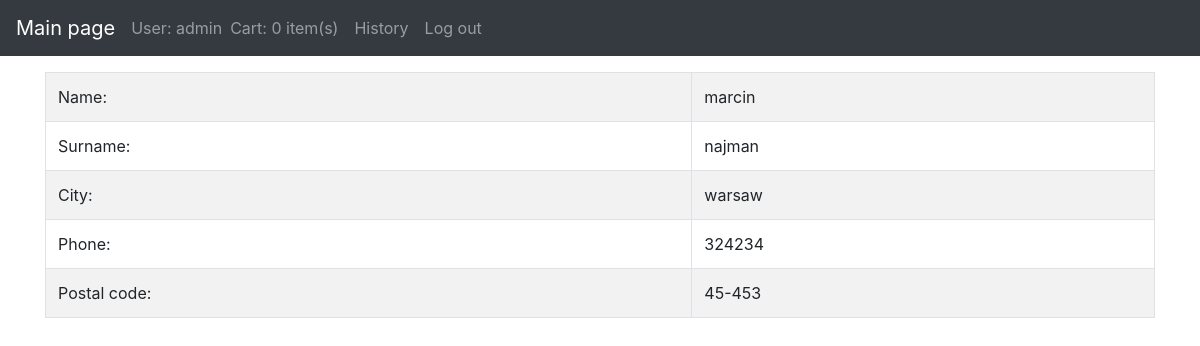
Screenshot of /delivery_history/65/ (signed in) with the database file from the repository.
### store/models.py (models this page shows)
class Delivery(models.Model):
    order = models.OneToOneField(Order, null=True, blank=True, on_delete=models.SET_NULL,default=None)
    name = models.CharField(max_length=200, default="")
    surname = models.CharField(max_length=200, default="")
    city = models.CharField(max_length=200, default="")
    phone = models.CharField(max_length=200, default="")
    postal_code = models.CharField(max_length=200, default="")

### store/views.py (the view)
# urls.py: path('delivery_history/<int:order_id>/', views.deliveryHistory, name="delivery_history"),
def deliveryHistory(request, order_id):
    order = Order.objects.get(id=order_id)
    delivery = order.delivery
    data = prepareCartData(request)
    cartItems = data['cartItems']
    return render(request, 'delivery_detail.html', {'cartItems': cartItems, "delivery": delivery})

### store/data.py (called while the page is built)
def prepareCartData(request):
    customer=request.user.customer
    if Order.objects.filter(customer=customer, complete= False).exists():
        order = Order.objects.get(customer=customer, complete= False)
    else:
        order = Order.objects.create(customer= customer,complete= False)
    cartItems= order.get_cart_items
    items = order.orderitem_set.all()
    return {'cartItems': cartItems, 'order': order, 'items': items}

### store/models.py (called while the page is built)
    @property
    def get_cart_items(self):
        orderitems = self.orderitem_set.all()
        total = sum([item.quantity for item in orderitems])
        return total

### templates/delivery_detail.html
{% extends 'main.html' %}
{% load static %}
{% block content %}
    <table class="table table-striped table-bordered">
  <tr>
    <td>Name:</td>
    <td>{{ delivery.name }}</td>
  </tr>
  <tr>
    <td>Surname:</td>
    <td>{{ delivery.surname }}</td>
  </tr>
  <tr>
    <td>City:</td>
    <td> {{ delivery.city }} </td>
  </tr>
    <tr>
    <td>Phone:</td>
    <td> {{ delivery.phone }} </td>
  </tr>
    <tr>
    <td>Postal code:</td>
    <td> {{ delivery.postal_code }} </td>
  </tr>
</table>
{% endblock content %}

### templates/main.html (shortened to what this page needs)
<!DOCTYPE html>
{% load static %}
<html>
<head>
	<link rel="stylesheet" href="https://stackpath.bootstrapcdn.com/bootstrap/4.4.1/css/bootstrap.min.css">
</head>
<body>
    <nav class="navbar navbar-expand-sm bg-dark navbar-dark fixed-top">
  <a class="navbar-brand" href="{% url 'store' %}">Main page</a>
         <span class="navbar-text">
    User: {{ request.user }}
  </span>
  <ul class="navbar-nav">
    <li class="nav-item">
      <a class="nav-link" href="{% url 'cart' %}">Cart: {{ cartItems }} item(s)</a>
    </li>
      <li class="nav-item">
      <a class="nav-link" href="{% url 'history' %}">History</a>
    </li>
    <li class="nav-item ">
      <a class="nav-link " href="{% url 'logout' %}">Log out</a>
    </li>
  </ul>
</nav>
     <div class="container ">
         <br>
     <br>
     <br>
            {% block content %}
            {% endblock content %}
     </div>
</body>
</html>

### rows the page displays
Delivery: name "marcin", surname "najman", city "warsaw", phone "324234", postal_code "45-453"

### other values shown
{{ request.user }} "admin"
{{ cartItems }} "0"
